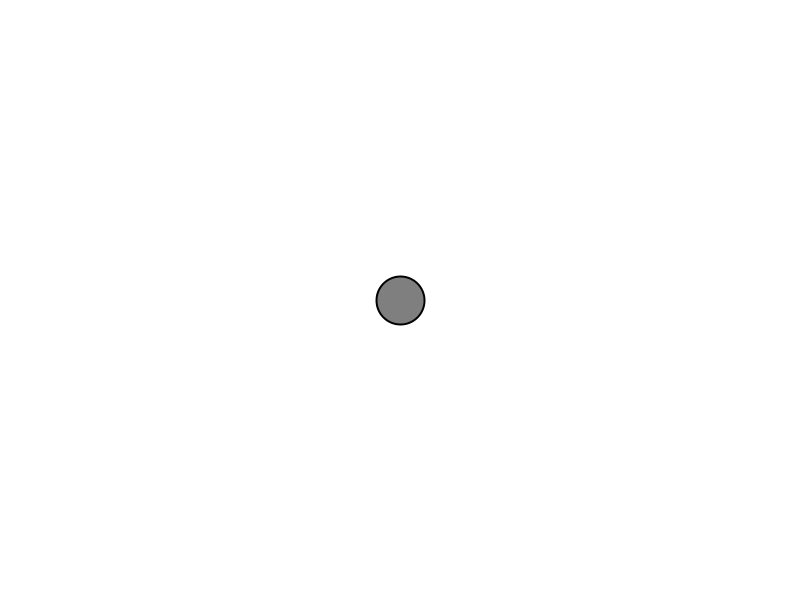
Frame 1 (no input)
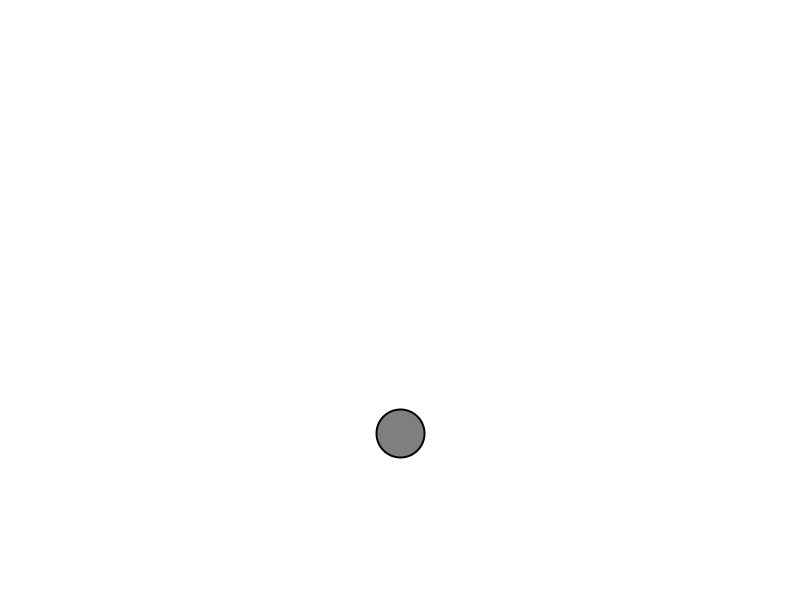
Frame 60 (the mouse pressed at the canvas centre just before this capture)
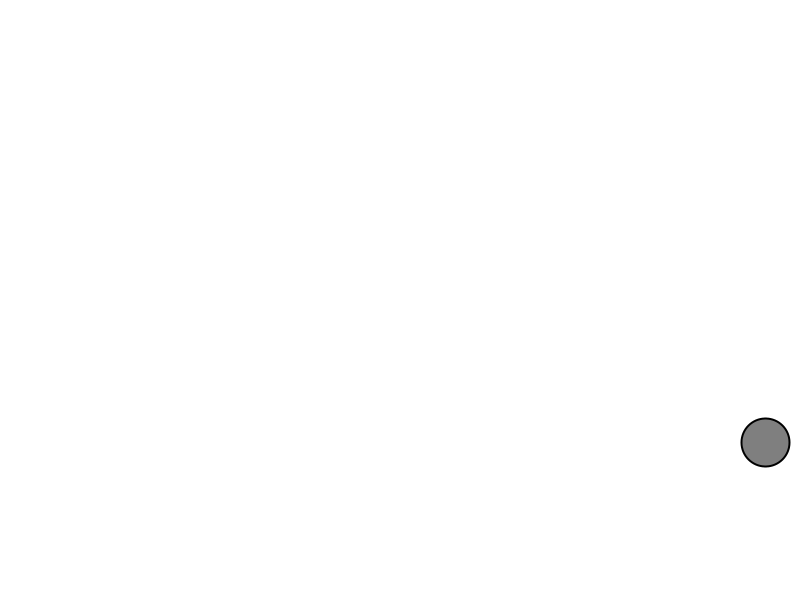
Frame 120 (the mouse held since frame 60 and released just before this capture)

The Processing sketch that drew these frames (run headless with seeded random() and noise(); from frame 60 on, the mouse is pressed at the canvas centre):

// Processing sketch: force2
// ── force2.pde
Mover m;

void setup() {
  size(800, 600);
  m = new Mover();
}

void draw() {
  background(255);
  
  PVector gravity = new PVector(0, 0.3);
  m.applyForce(gravity);
  
  if(mousePressed) {
    PVector wind = new PVector(0.2, 0);
    m.applyForce(wind);
  }
  
  m.update();
  m.edges();
  m.display();
}

// ── Mover.pde
class Mover {
  PVector location;
  PVector velocity;
  PVector acceleration;
    
  Mover() {
    location = new PVector(width/2,height/2);
    velocity = new PVector(0, 0);
    acceleration = new PVector(0, 0);  
  }
  
  // Newton's 2nd Law (the begining)
  void applyForce(PVector force) {
    // F = m * a
    // if m = 1; a = F
    acceleration.add(force);
  }

  void update() {
    velocity.add(acceleration);
    location.add(velocity);
    //velocity.limit(5);  
    acceleration.mult(0);
  }
  
  void display() {
    stroke(0);
    strokeWeight(2);
    fill(127);
    ellipse(location.x, location.y, 48, 48);
  }
  
  void edges() {
    if(location.x > width) {
      location.x = width;
      velocity.x *= -1;
    }
    if(location.x < 0) {
      location.x = 0;
      velocity.x *= -1;
    }
    if(location.y > height) {
      location.y = height;
      velocity.y *= -1;
    }
    if(location.y < 0) {
      location.y = 0;
      velocity.y *= -1;
    }
  }
}
